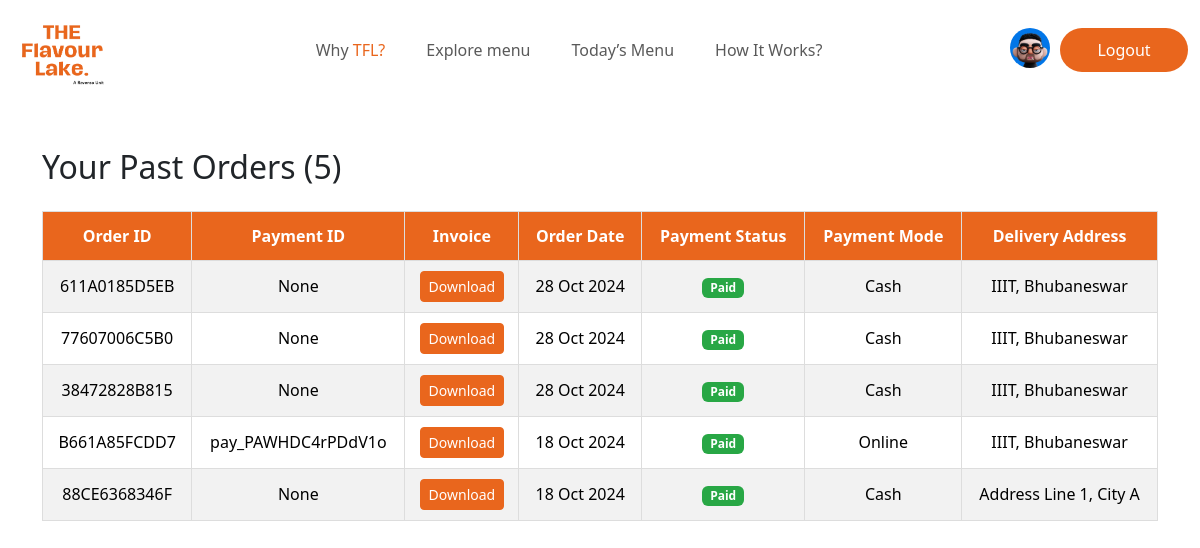
Before: /past_orders/ (signed in) with the older database file.
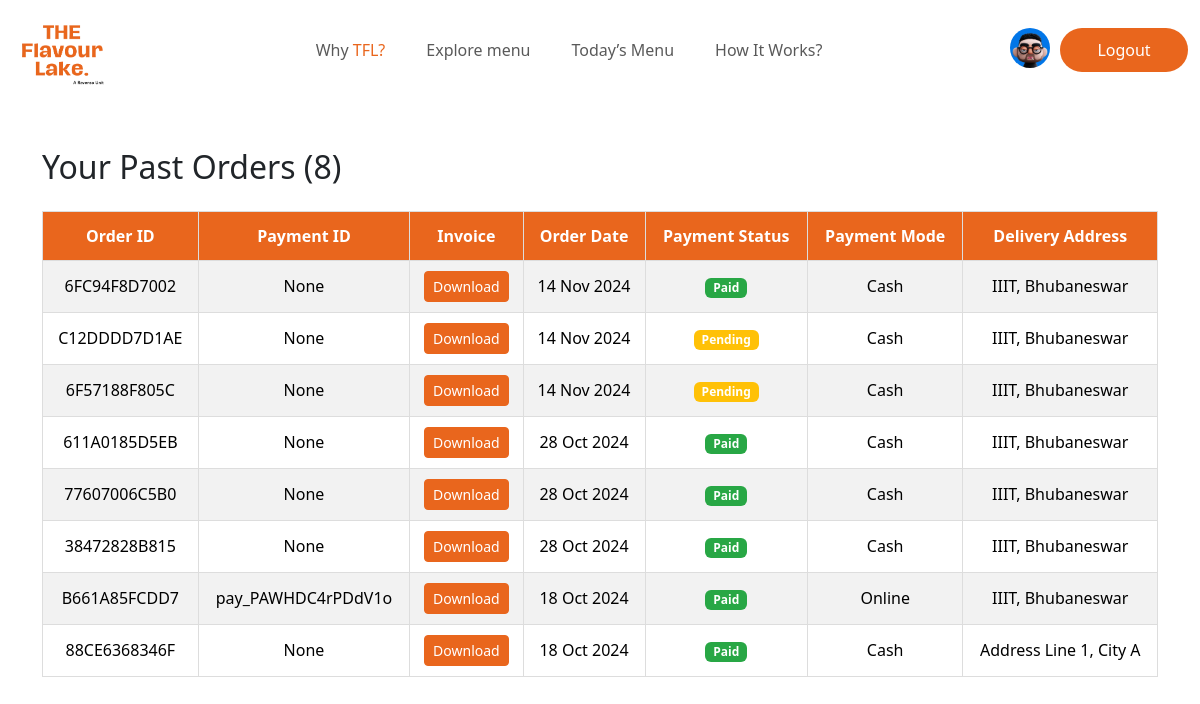
After: the same page with the newer database file.
### home/models.py (models this page shows, shortened)
class Order(models.Model):
    order_id = models.CharField(max_length=12, unique=True, blank=True, null=True)
    payment_id = models.CharField(max_length=100, unique=True, blank=True, null=True)
    pdf_invoice = models.FileField(upload_to='invoices/', blank=True, null=True)
    created_at = models.DateTimeField(auto_now_add=True, blank=True, null=True)
    customer_email = models.EmailField(blank=True, null=True)
    payment_status = models.CharField(max_length=10, choices=[('pending', 'Pending'), ('paid', 'Paid')], default='pending')
    payment_mode = models.CharField(max_length=10, choices=[('online', 'Online'), ('cash', 'Cash')], default='online')
    delivery_address = models.ForeignKey(DeliveryAddress, on_delete=models.SET_NULL, null=True, blank=True)
    delivery_otp = models.IntegerField(default=0, null=True, blank=True)
    delivery_status = models.CharField(max_length=10, choices=[('pending', 'Pending'), ('delivered', 'Delivered')], default='pending')
    expiration_time = models.DateTimeField(null=True, blank=True)  # New expiration field

class DeliveryAddress(models.Model):
    ADDRESS_CHOICES = [
        ('IIIT', 'IIIT'),
        ('STPI', 'STPI'),
        ('KIIT', 'KIIT'),
    ]
    CITY_CHOICES = [
        ('Bhubaneswar', 'Bhubaneswar'),
    ]
    user = models.ForeignKey(User, on_delete=models.CASCADE, related_name='delivery_addresses')
    address_line1 = models.CharField(max_length=255, choices=ADDRESS_CHOICES, default='IIIT')
    city = models.CharField(max_length=100, choices=CITY_CHOICES, default='Bhubaneswar')
    phone_number = models.CharField(max_length=10, default='XXXXXXXXXX')
    is_primary = models.BooleanField(default=False)
    created_at = models.DateTimeField(auto_now_add=True)
    updated_at = models.DateTimeField(auto_now=True)
    def __str__(self):
        return f"{self.address_line1}, {self.city}"

### home/views.py (the view)
# urls.py: path('past_orders/', views.past_orders, name='past_orders'),
@login_required
def past_orders(request):
    past_orders = Order.objects.filter(customer_email=request.user.email).order_by('-created_at')
    context = {
        'past_orders': past_orders,
    }
    return render(request, 'apps/home/past_orders.html',context)

### templates/apps/home/past_orders.html (shortened to what this page needs)
{% extends "account/base_entrance.html" %}
{% load i18n %}
{% load static %}
{% load allauth account %}
{% block content %}
    <div class="container mt-5">
        <h2 class="mb-4">Your Past Orders ({{ past_orders.count }})</h2>
        {% if past_orders %}
        <div class="table-responsive">
            <table class="table table-striped table-bordered orders-table">
                <thead class="thead-dark" style="background-color: #E9661C; color: white;">
                    <tr>
                        <th>Order ID</th>
                        <th class="d-none d-md-table-cell">Payment ID</th>
                        <th class="">Invoice</th>
                        <th class="">Order Date</th>
                        <th class="d-none d-md-table-cell">Payment Status</th>
                        <th class="d-none d-md-table-cell">Payment Mode</th>
                        <th class="d-none d-md-table-cell">Delivery Address</th>
                    </tr>
                </thead>
                <tbody>
                    {% for order in past_orders %}
                    <tr class="mb-3">
                        <td data-label="Order ID">{{ order.order_id }}</td>
                        <td class="d-none d-md-table-cell" data-label="Payment ID">{{ order.payment_id }}</td>
                        <td class="" data-label="Invoice">
                            {% if order.pdf_invoice %}
                                <a href="{{ order.pdf_invoice.url }}" class="btn btn-sm btn-primary" target="_blank">Download</a>
                            {% else %}
                                No Invoice
                            {% endif %}
                        </td>
                        <td class="" data-label="Order Date">{{ order.created_at|date:"d M Y" }}</td>
                        <td class="d-none d-md-table-cell" data-label="Payment Status">
                            <span class="badge {% if order.payment_status == 'paid' %}badge-success{% else %}badge-warning{% endif %}">
                                {{ order.payment_status|title }}
                            </span>
                        </td>
                        <td class="d-none d-md-table-cell" data-label="Payment Mode">{{ order.payment_mode|title }}</td>
                        <td class="d-none d-md-table-cell" data-label="Delivery Address">
                            {% if order.delivery_address %}
                                {{ order.delivery_address|truncatechars:30 }}
                            {% else %}
                                No Address Provided
                            {% endif %}
                        </td>
                    </tr>
                    {% endfor %}
                </tbody>
            </table>
        </div>
        {% else %}
        <p class="text-center">You have no past orders.</p>
        {% endif %}
    </div>
{% endblock content %}

### templates/allauth/layouts/base.html (shortened to what this page needs)
{% load i18n %}
{% load static %}
<!DOCTYPE html>
<html>
    <head>
        <link rel="stylesheet" href="{% static 'assets/css/navbar.css' %}">
        <link href="https://cdn.jsdelivr.net/npm/bootstrap@5.3.3/dist/css/bootstrap.min.css" rel="stylesheet">
    </head>
    <body>
        {% block body %}
            {% include 'apps/partials/navbar.html' %}
            {% block content %}
            {% endblock content %}
        {% endblock body %}
    </body>
</html>

### templates/apps/partials/navbar.html (shortened to what this page needs)
{% load static %}
<nav class="navbar navbar-expand-lg" style="z-index: 10000;">
    <div class="container-fluid">
      <a class="navbar-brand" href="{% url 'home:home' %}" style="z-index: 10005;">
        <img src="{% static 'assets/img/home/tfl_logo.webp' %}" alt="">
      </a>
      <div class="collapse navbar-collapse" id="navbarSupportedContent">
        <ul class="navbar-nav me-auto mb-2 mb-lg-0" style="width: 100%;justify-content: center;gap: 25px;">
          <li class="nav-item">
            <a class="nav-link" aria-current="page" href="{% url 'home:home' %}#why_tfl">Why <span style="color: #E9661D;">TFL?</span></a>
          </li>
          <li class="nav-item">
            <a class="nav-link" aria-current="page" href="{% url 'home:home' %}#best_seller">Explore menu</a>
          </li>
          <li class="nav-item">
            <a class="nav-link" aria-current="page" href="{% url 'home:home' %}#today_menu">Today’s Menu</a>
          </li>
          <li class="nav-item">
            <a class="nav-link" aria-current="page" href="{% url 'home:home' %}#how_works">How It Works?</a>
          </li>
        </ul>
        <form class="d-flex">
          {% if user.is_authenticated %}
          <div class="profile-badge">
            <a href="{% url 'home:user_profile' %}" style="display: flex;align-items: center;justify-content: center;color: #E9661D;">
              {% if user.socialaccount_set.exists %}
                {% with user.socialaccount_set.first as social_account %}
                  <img width="40px" height="40px" style="border-radius: 50%;margin-right: 10px;" src="{{ social_account.extra_data.picture }}" alt="Profile" class="profile-picture">
                {% endwith %}
              {% elif user.profile.picture %}
                <img width="40px" height="40px" style="border-radius: 50%;margin-right: 10px;" src="{{ user.profile.picture.url }}" alt="Profile" class="profile-picture">
              {% else %}
                <img width="40px" height="40px" style="border-radius: 50%;margin-right: 10px;" src="{% static 'assets/img/avatar.webp' %}" alt="Profile" class="profile-picture">
              {% endif %}
            </a>
          </div>
            <button onclick="location.href='{% url 'account_logout' %}'" class="login_logging_btn" type="button">Logout</button>
          {% endif %}
        </form>
      </div>
    </div>
  </nav>

### static/assets/css/navbar.css (style rules this page uses)
.navbar-brand img { width: 100px; }
.login_logging_btn { background-color: #E9661D; border-radius: 25px; border: none; padding: 10px; color: white; width:8em; }
.nav-link { border-bottom: 2px solid transparent; }

### templates/apps/home/past_orders.html (style rules this page uses)
.orders-table { border: 1px solid #ddd; font-size: 16px; }
.orders-table th { background-color: #E9661D; color: white; text-align: center; padding: 12px; }
.orders-table td { padding: 10px; vertical-align: middle; text-align: center; }
.orders-table .btn-primary { background-color: #E9661D; border-color: #E9661D; }
.orders-table .badge-success { background-color: #28a745; }
.orders-table .badge-warning { background-color: #ffc107; }

Changed rows visible on the page:
added Order: order_id "6FC94F8D7002", payment_id "None", created_at "14 Nov 2024", payment_status "Paid", payment_mode "Cash", delivery_address "IIIT, Bhubaneswar"
added Order: order_id "C12DDDD7D1AE", payment_id "None", created_at "14 Nov 2024", payment_status "Pending", payment_mode "Cash", delivery_address "IIIT, Bhubaneswar"
added Order: order_id "6F57188F805C", payment_id "None", created_at "14 Nov 2024", payment_status "Pending", payment_mode "Cash", delivery_address "IIIT, Bhubaneswar"
Other visible differences:
{{ past_orders.count }}: "5" → "8"
